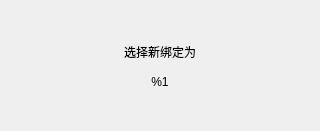
<?xml version="1.0" encoding="UTF-8"?>
<ui version="4.0">
 <class>InputEventSelectionDialog</class>
 <widget class="QDialog" name="InputEventSelectionDialog">
  <property name="geometry">
   <rect>
    <x>0</x>
    <y>0</y>
    <width>320</width>
    <height>131</height>
   </rect>
  </property>
  <property name="windowTitle">
   <string>按钮配置</string>
  </property>
  <layout class="QGridLayout" name="gridLayout">
   <item row="0" column="0">
    <widget class="QLabel" name="label">
     <property name="text">
      <string>选择新绑定为

%1</string>
     </property>
     <property name="alignment">
      <set>Qt::AlignCenter</set>
     </property>
    </widget>
   </item>
  </layout>
 </widget>
 <resources/>
 <connections/>
</ui>
